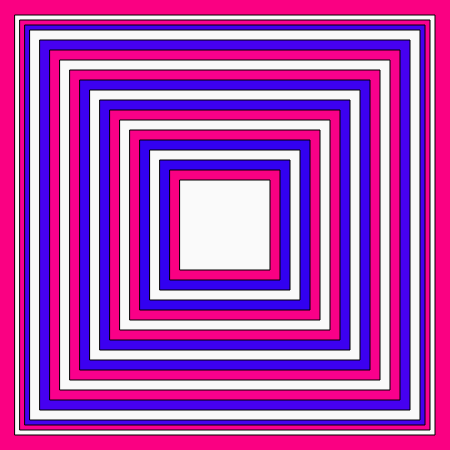
Frame 1 (no input)
Frame 60 (no input): identical to frame 1, image omitted
Frame 120 (the mouse pressed at the canvas centre since frame 60): identical to frame 1, image omitted

The p5.js sketch that drew this single still picture (run headless with seeded random() and noise() and a simulated clock; from frame 60 on, the mouse is pressed at the canvas centre):

// p5.js sketch
// ── sketch.js
function setup() {
  createCanvas(450, 450);
}

function draw() {
  background(250, 0, 130);
  
  rectMode(RADIUS);
  fill(250, 250, 250);
  rect(225, 225, 210, 210);
  
  rectMode(RADIUS);
  fill(250, 0, 145);
  rect(225, 225, 205, 205);
  
  rectMode(RADIUS);
  fill(70, 0, 240);
  rect(225, 225, 200, 200);
  
  rectMode(RADIUS);
  fill(250, 250, 250);
  rect(225, 225, 195, 195);
  
  rectMode(RADIUS);
  fill(70, 0, 240);
  rect(225, 225, 185, 185);
  
  rectMode(RADIUS);
  fill(250, 0, 140);
  rect(225, 225, 175, 175);
  
  rectMode(RADIUS);
  fill(250, 250, 250);
  rect(225, 225, 165, 165);
  
  rectMode(RADIUS);
  fill(250, 0, 140);
  rect(225, 225, 155, 155);
  
  rectMode(RADIUS);
  fill(60, 0, 240);
  rect(225, 225, 145, 145);
  
  rectMode(RADIUS);
  fill(250, 250, 250);
  rect(225, 225, 135, 135);
  
  rectMode(RADIUS);
  fill(60, 0, 240);
  rect(225, 225, 125, 125);
  
  rectMode(RADIUS);
  fill(250, 0, 135);
  rect(225, 225, 115, 115);
  
  rectMode(RADIUS);
  fill(250, 250, 250);
  rect(225, 225, 105, 105);
  
  rectMode(RADIUS);
  fill(250, 0, 135);
  rect(225, 225, 95, 95);
  
  rectMode(RADIUS);
  fill(50, 0, 240);
  rect(225, 225, 85, 85);
  
  rectMode(RADIUS);
  fill(250, 250, 250);
  rect(225, 225, 75, 75);
  
  rectMode(RADIUS);
  fill(50, 0, 240);
  rect(225, 225, 65, 65);
  
  rectMode(RADIUS);
  fill(250, 0, 130);
  rect(225, 225, 55, 55);
  
  rectMode(RADIUS);
  fill(250, 250, 250);
  rect(225, 225, 45, 45);
  
}
